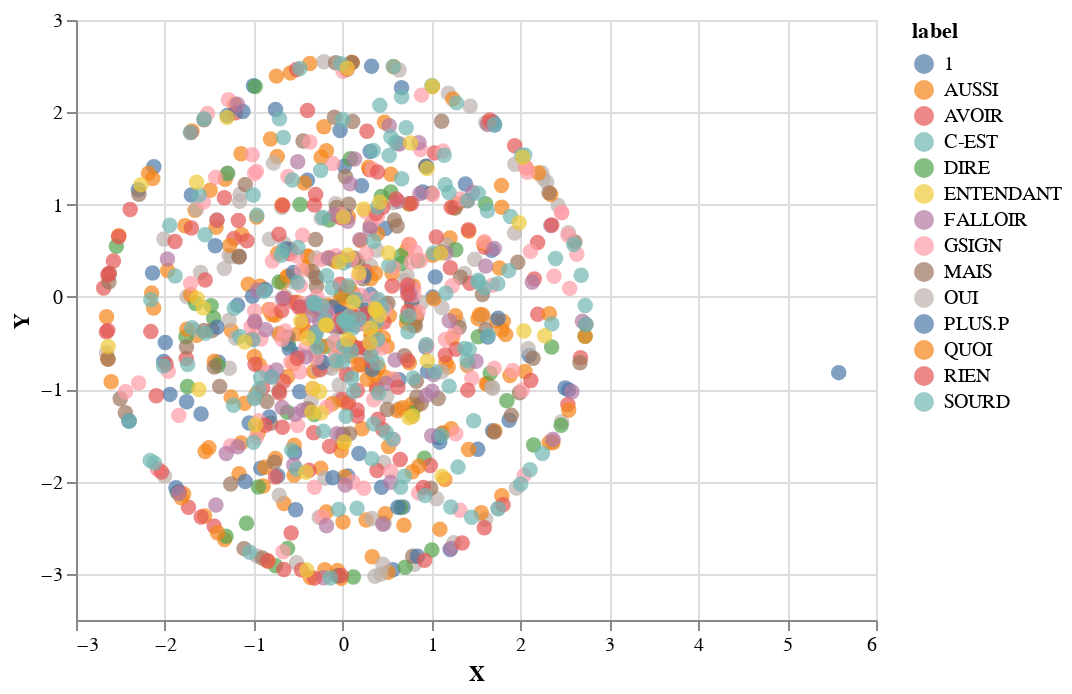
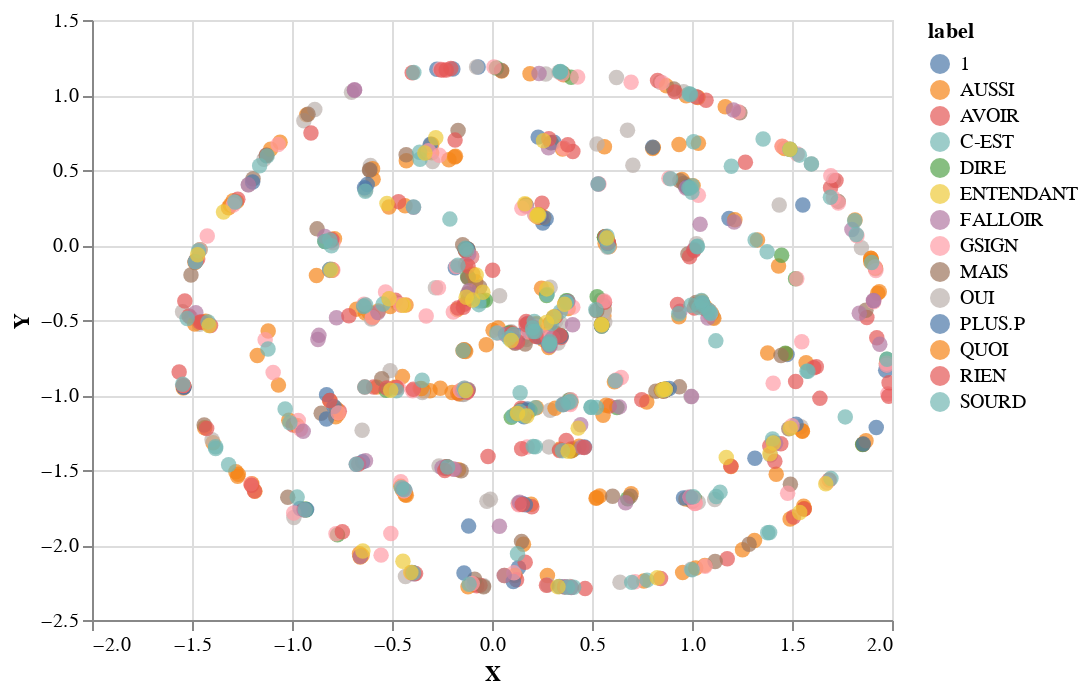
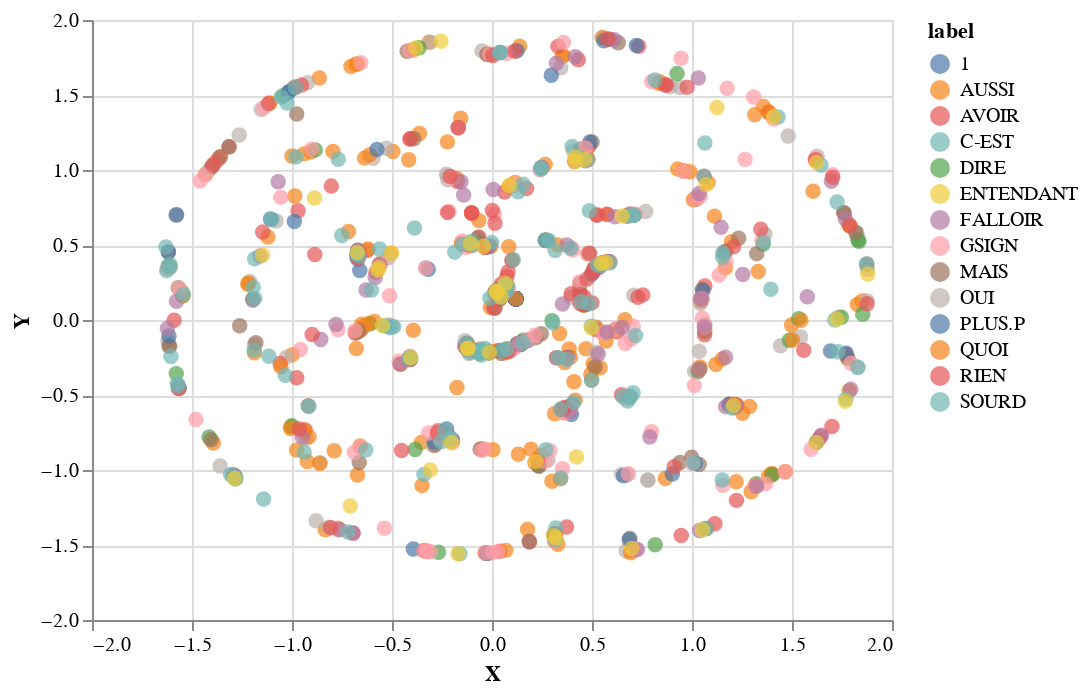
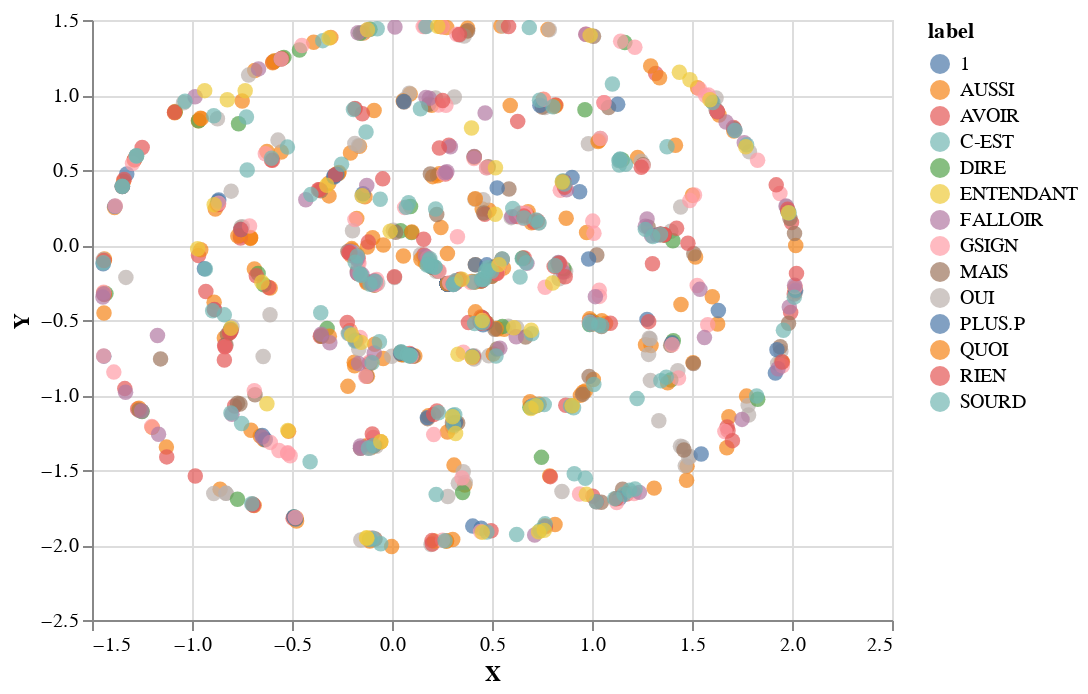

The code cell stored with these charts, in order, in its notebook:
### Code cell
perplexity = [5, 15, 30, 50, 100]

for p in perplexity:
    print("Perplexity {}".format(p))
    r = reduce_dim(p)
    create_plot(r, label)

### Figure 1 — Vega-Lite specification as saved in the notebook (floating-point values rounded to 4 significant figures; data arrays with more than 128 entries replaced by an {"elided": "..."} marker saying what was removed)
{"$schema": "https://vega.github.io/schema/vega-lite/v2.6.0.json", "config": {"view": {"height": 300, "width": 400}}, "data": {"name": "data-c66a78a19d53cade2053ae74b8a9b26b"}, "datasets": {"data-c66a78a19d53cade2053ae74b8a9b26b": {"elided": "1075 records"}}, "encoding": {"color": {"field": "label", "type": "nominal"}, "x": {"field": "X", "type": "quantitative"}, "y": {"field": "Y", "type": "quantitative"}}, "mark": {"size": 60, "type": "circle"}, "selection": {"selector001": {"bind": "scales", "encodings": ["x", "y"], "mark": {"fill": "#333", "fillOpacity": 0.125, "stroke": "white"}, "on": "[mousedown, window:mouseup] > window:mousemove!", "resolve": "global", "translate": "[mousedown, window:mouseup] > window:mousemove!", "type": "interval", "zoom": "wheel!"}}}

### Figure 2 — Vega-Lite specification as saved in the notebook (floating-point values rounded to 4 significant figures; data arrays with more than 128 entries replaced by an {"elided": "..."} marker saying what was removed)
{"$schema": "https://vega.github.io/schema/vega-lite/v2.6.0.json", "config": {"view": {"height": 300, "width": 400}}, "data": {"name": "data-2d9222d072ef2d2e1c0e8e79ce9e2c6a"}, "datasets": {"data-2d9222d072ef2d2e1c0e8e79ce9e2c6a": {"elided": "1075 records"}}, "encoding": {"color": {"field": "label", "type": "nominal"}, "x": {"field": "X", "type": "quantitative"}, "y": {"field": "Y", "type": "quantitative"}}, "mark": {"size": 60, "type": "circle"}, "selection": {"selector002": {"bind": "scales", "encodings": ["x", "y"], "mark": {"fill": "#333", "fillOpacity": 0.125, "stroke": "white"}, "on": "[mousedown, window:mouseup] > window:mousemove!", "resolve": "global", "translate": "[mousedown, window:mouseup] > window:mousemove!", "type": "interval", "zoom": "wheel!"}}}

### Figure 3 — Vega-Lite specification as saved in the notebook (floating-point values rounded to 4 significant figures; data arrays with more than 128 entries replaced by an {"elided": "..."} marker saying what was removed)
{"$schema": "https://vega.github.io/schema/vega-lite/v2.6.0.json", "config": {"view": {"height": 300, "width": 400}}, "data": {"name": "data-26a4e3edb1e5f65071969888970513ad"}, "datasets": {"data-26a4e3edb1e5f65071969888970513ad": {"elided": "1075 records"}}, "encoding": {"color": {"field": "label", "type": "nominal"}, "x": {"field": "X", "type": "quantitative"}, "y": {"field": "Y", "type": "quantitative"}}, "mark": {"size": 60, "type": "circle"}, "selection": {"selector003": {"bind": "scales", "encodings": ["x", "y"], "mark": {"fill": "#333", "fillOpacity": 0.125, "stroke": "white"}, "on": "[mousedown, window:mouseup] > window:mousemove!", "resolve": "global", "translate": "[mousedown, window:mouseup] > window:mousemove!", "type": "interval", "zoom": "wheel!"}}}

### Figure 4 — Vega-Lite specification as saved in the notebook (floating-point values rounded to 4 significant figures; data arrays with more than 128 entries replaced by an {"elided": "..."} marker saying what was removed)
{"$schema": "https://vega.github.io/schema/vega-lite/v2.6.0.json", "config": {"view": {"height": 300, "width": 400}}, "data": {"name": "data-bf633302156c6a86ae4a368a0ea21ffd"}, "datasets": {"data-bf633302156c6a86ae4a368a0ea21ffd": {"elided": "1075 records"}}, "encoding": {"color": {"field": "label", "type": "nominal"}, "x": {"field": "X", "type": "quantitative"}, "y": {"field": "Y", "type": "quantitative"}}, "mark": {"size": 60, "type": "circle"}, "selection": {"selector004": {"bind": "scales", "encodings": ["x", "y"], "mark": {"fill": "#333", "fillOpacity": 0.125, "stroke": "white"}, "on": "[mousedown, window:mouseup] > window:mousemove!", "resolve": "global", "translate": "[mousedown, window:mouseup] > window:mousemove!", "type": "interval", "zoom": "wheel!"}}}
